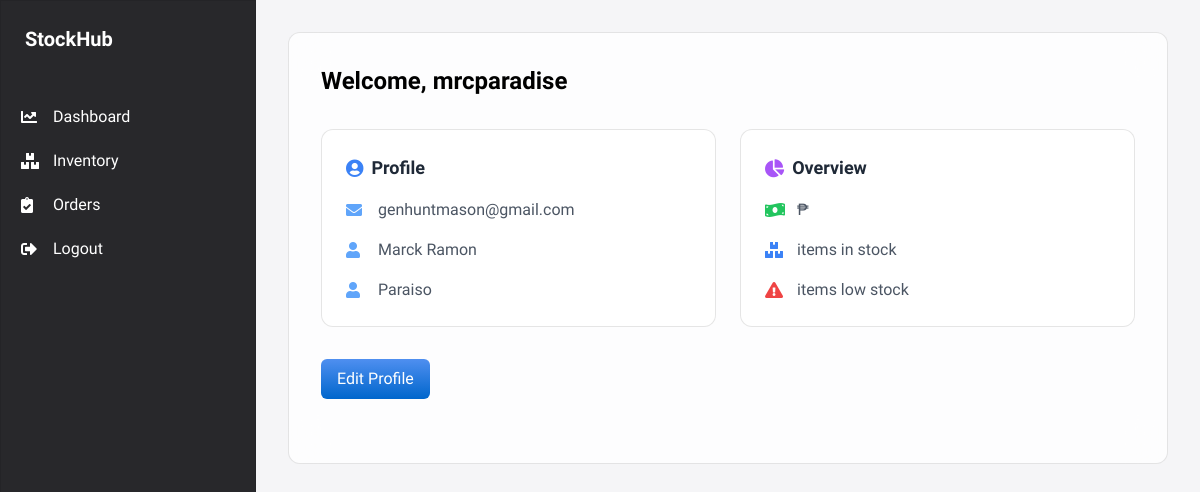
The page /accounts/dashboard/ (signed in) on the database its author committed.
### accounts/models.py (models this page shows, shortened)
class Admin(AbstractUser):
    email = models.EmailField(unique=True)
    first_name = models.CharField(max_length=150, null=False)
    last_name = models.CharField(max_length=150, null=False)
    USERNAME_FIELD = 'username'
    REQUIRED_FIELDS = ['email', 'first_name', 'last_name']
    objects = AdminManager()
    class Meta:
        verbose_name = 'admin'
        verbose_name_plural = 'admins'

### accounts/views.py (the view)
# urls.py: path('dashboard/', views.dashboard, name='dashboard'),
@login_required
def dashboard(request):
    return render(request, 'inventory/dashboard.html')

### inventory/templates/inventory/dashboard.html (shortened to what this page needs)
<!DOCTYPE html>
<html lang="en">
<head>
    {% load static %}
    {% load humanize %}
    <script src="https://cdn.tailwindcss.com"></script>
    <link href="https://cdnjs.cloudflare.com/ajax/libs/font-awesome/5.15.1/css/all.min.css" rel="stylesheet">
</head>
<body class="bg-[#f5f5f7] h-screen flex">
    <aside class="w-64 macos-window bg-[#28282b] text-white flex flex-col h-full" x-data="{ open: true }">
        <div class="flex items-center p-6">
            <h2 class="text-xl font-semibold">StockHub</h2>
        </div>
        <nav class="mt-4 flex-grow" :class="{'hidden': !open, 'block': open}">
            <a class="sidebar-item flex items-center" href="{% url 'dashboard' %}">
                <i class="fas fa-chart-line w-5"></i>
                <span class="ml-3">Dashboard</span>
            </a>
            <a class="sidebar-item flex items-center" href="{% url 'inventory_items' %}">
                <i class="fas fa-boxes w-5"></i>
                <span class="ml-3">Inventory</span>
            </a>
            <a class="sidebar-item flex items-center" href="{% url 'order_management' %}">
                <i class="fas fa-clipboard-check w-5"></i>
                <span class="ml-3">Orders</span>
            </a>
            <a class="sidebar-item flex items-center mt-auto" href="{% url 'logout' %}">
                <i class="fas fa-sign-out-alt w-5"></i>
                <span class="ml-3">Logout</span>
            </a>
        </nav>
    </aside>
    <main class="flex-1 p-8 overflow-auto">
        {% block content %}
        <div class="macos-window rounded-xl p-8">
            <h1 class="text-2xl font-semibold mb-8">Welcome, {{ user.username }}</h1>
            <div class="grid grid-cols-1 md:grid-cols-2 gap-6 mb-8">
                <div class="macos-window rounded-xl p-6 bg-white bg-opacity-50">
                    <h2 class="text-lg font-semibold mb-4 flex items-center text-gray-800">
                        <i class="fas fa-user-circle text-blue-500 mr-2"></i> Profile
                    </h2>
                    <div class="space-y-4">
                        <div class="flex items-center text-gray-600">
                            <i class="fas fa-envelope text-blue-400 w-5"></i>
                            <span class="ml-3">{{ user.email|default:"Add email" }}</span>
                        </div>
                        <div class="flex items-center text-gray-600">
                            <i class="fas fa-user text-blue-400 w-5"></i>
                            <span class="ml-3">{{ user.first_name|default:"Add first name" }}</span>
                        </div>
                        <div class="flex items-center text-gray-600">
                            <i class="fas fa-user text-blue-400 w-5"></i>
                            <span class="ml-3">{{ user.last_name|default:"Add last name" }}</span>
                        </div>
                    </div>
                </div>
                <div class="macos-window rounded-xl p-6 bg-white bg-opacity-50">
                    <h2 class="text-lg font-semibold mb-4 flex items-center text-gray-800">
                        <i class="fas fa-chart-pie text-purple-500 mr-2"></i> Overview
                    </h2>
                    <div class="space-y-4">
                        <div class="flex items-center text-gray-600">
                            <i class="fas fa-money-bill-wave text-green-500 w-5"></i>
                            <span class="ml-3">₱{{ total_inventory_value|intcomma }}</span>
                        </div>
                        <div class="flex items-center text-gray-600">
                            <i class="fas fa-boxes text-blue-500 w-5"></i>
                            <span class="ml-3">{{ total_items_in_stock }} items in stock</span>
                        </div>
                        <div class="flex items-center text-gray-600">
                            <i class="fas fa-exclamation-triangle text-red-500 w-5"></i>
                            <span class="ml-3">{{ low_stock_count }} items low stock</span>
                        </div>
                    </div>
                </div>
            </div>
            <div class="flex gap-4 mb-8">
                {% if not user.email or not user.first_name or not user.last_name %}
                    <button onclick="toggleAddForm()" class="macos-button">
                        Add Profile Info
                    </button>
                {% else %}
                    <button onclick="toggleEditForm()" class="macos-button">
                        Edit Profile
                    </button>
                {% endif %}
            </div>
        </div>
        {% endblock %}
    </main>
</body>
</html>

### inventory/templates/inventory/dashboard.html (style rules this page uses)
body { font-family: 'SF Pro Display', -apple-system, BlinkMacSystemFont, sans-serif; }
.macos-window { background: rgba(255, 255, 255, 0.8); backdrop-filter: blur(20px); border: 1px solid rgba(0, 0, 0, 0.1); }
.sidebar-item { margin: 4px 8px; padding: 8px 12px; border-radius: 6px; transition: all 0.2s; }
.macos-button { background: linear-gradient(to bottom, #4f8ff0, #0066cc); border-radius: 6px; padding: 8px 16px; color: white; font-weight: 500; transition: all 0.2s; }

### rows shown on the page
Admin: username "mrcparadise", email "genhuntmason@gmail.com", first_name "Marck Ramon", last_name "Paraiso"
